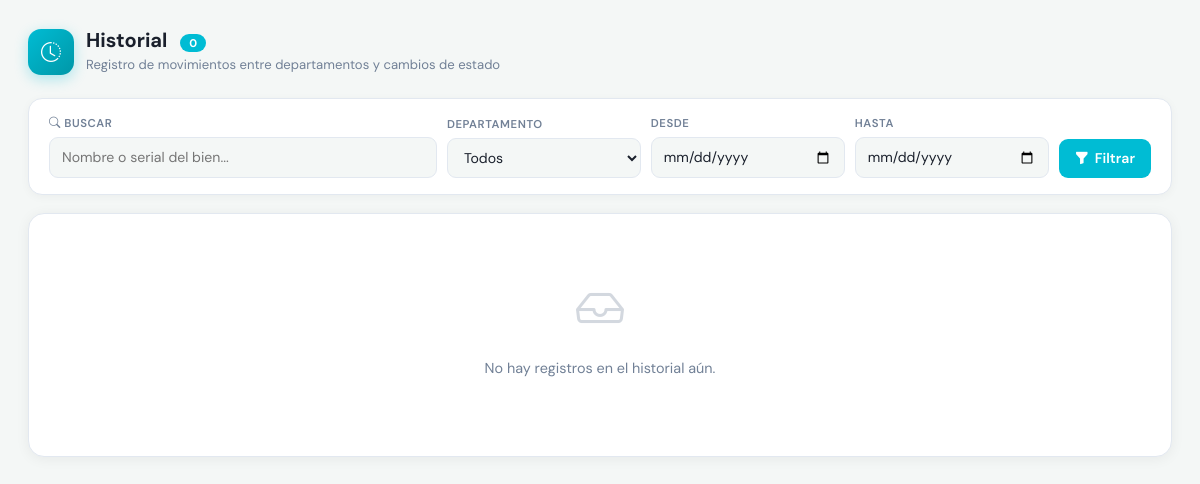
The page /formularios/f_historial.php (signed in) on the database as committed earlier.
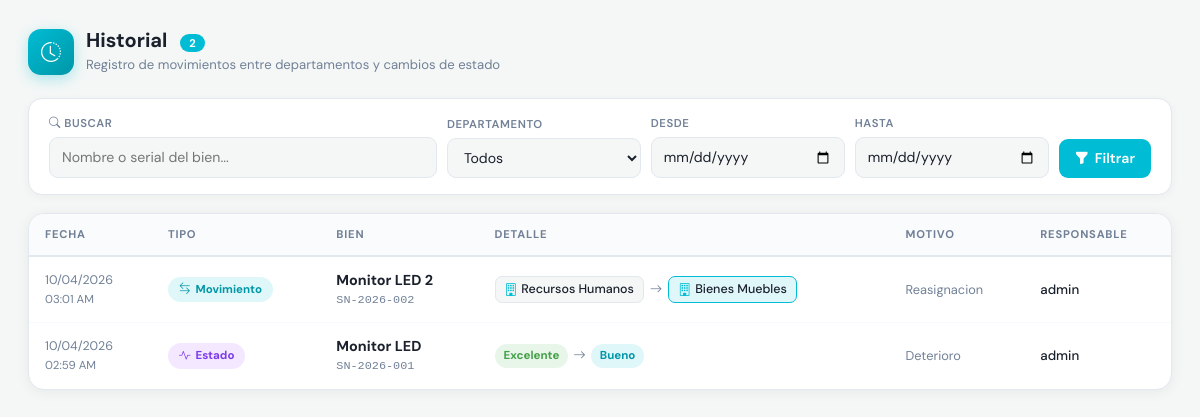
The same page on the database as committed later.
### tables this page shows
CREATE TABLE `movimientos` (
  `id_movimiento` int(11) NOT NULL,
  `id_articulo` int(11) NOT NULL,
  `id_departamento_origen` int(11) NOT NULL,
  `id_departamento_destino` int(11) NOT NULL,
  `fecha_movimiento` timestamp NOT NULL DEFAULT CURRENT_TIMESTAMP,
  `motivo` text,
  `id_usuario_responsable` int(11) NOT NULL
);

CREATE TABLE `articulos` (
  `id_articulo` int(11) NOT NULL,
  `id_categoria` int(11) NOT NULL,
  `id_departamento` int(11) NOT NULL,
  `serial` varchar(100) NOT NULL,
  `nombre` varchar(150) NOT NULL DEFAULT '',
  `especificaciones` longtext,
  `estado` enum('excelente','bueno','regular','malo','baja') NOT NULL DEFAULT 'bueno',
  `fecha_adquisicion` date DEFAULT NULL,
  `valor_adquisicion` decimal(10,2) DEFAULT NULL,
  `moneda` varchar(10) DEFAULT '$',
  `observaciones` text,
  `fecha_registro` timestamp NOT NULL DEFAULT CURRENT_TIMESTAMP,
  `id_usuario_registro` int(11) NOT NULL,
  `activo` tinyint(1) NOT NULL DEFAULT '1'
);

CREATE TABLE `departamentos` (
  `id_departamento` int(11) NOT NULL,
  `nombre_departamento` varchar(100) NOT NULL,
  `descripcion` text,
  `responsable` varchar(100) DEFAULT NULL,
  `activo` tinyint(1) NOT NULL DEFAULT '1'
);

CREATE TABLE `usuarios` (
  `id_usuario` int(11) NOT NULL,
  `nombre_usuario` varchar(50) NOT NULL,
  `contraseña` varchar(255) NOT NULL,
  `nombre_completo` varchar(100) NOT NULL,
  `nivel_acceso` enum('admin','usuario') NOT NULL DEFAULT 'usuario',
  `fecha_creacion` timestamp NOT NULL DEFAULT CURRENT_TIMESTAMP,
  `activo` tinyint(1) NOT NULL DEFAULT '1'
);

CREATE TABLE `historial_estados` (
  `id_historial` int(11) NOT NULL,
  `id_articulo` int(11) NOT NULL,
  `estado_anterior` enum('excelente','bueno','regular','malo','baja') DEFAULT NULL,
  `estado_nuevo` enum('excelente','bueno','regular','malo','baja') NOT NULL,
  `fecha_cambio` timestamp NOT NULL DEFAULT CURRENT_TIMESTAMP,
  `motivo` text,
  `id_usuario_cambio` int(11) NOT NULL
);

### formularios/f_historial.php (the view, shortened to what the changed rows need)
<?php
include '../db.php';
$filtro_serial = isset($_GET['serial']) ? trim($_GET['serial']) : '';
$filtro_depto  = isset($_GET['depto'])  ? (int)$_GET['depto']  : 0;
$filtro_desde  = isset($_GET['desde'])  ? trim($_GET['desde'])  : '';
$filtro_hasta  = isset($_GET['hasta'])  ? trim($_GET['hasta'])  : '';
$where_m  = ["1=1"];
$params_m = [];
$sqlMov = "SELECT
               m.fecha_movimiento  AS fecha,
               a.nombre            AS nombre_bien,
               a.serial,
               d1.nombre_departamento AS dep_origen,
               d2.nombre_departamento AS dep_destino,
               m.motivo,
               u.nombre_completo   AS responsable
           FROM movimientos m
           JOIN articulos    a  ON m.id_articulo             = a.id_articulo
           JOIN departamentos d1 ON m.id_departamento_origen  = d1.id_departamento
           JOIN departamentos d2 ON m.id_departamento_destino = d2.id_departamento
           JOIN usuarios      u  ON m.id_usuario_responsable  = u.id_usuario
           WHERE " . implode(' AND ', $where_m) . "
           ORDER BY m.fecha_movimiento DESC";
$stmtM = $pdo->prepare($sqlMov);
$stmtM->execute($params_m);
$movimientos = $stmtM->fetchAll(PDO::FETCH_ASSOC);
$where_h  = ["1=1"];
$params_h = [];
$sqlHist = "SELECT
                h.fecha_cambio   AS fecha,
                a.nombre         AS nombre_bien,
                a.serial,
                h.estado_anterior,
                h.estado_nuevo,
                h.motivo,
                u.nombre_completo AS responsable
            FROM historial_estados h
            JOIN articulos a ON h.id_articulo      = a.id_articulo
            JOIN usuarios  u ON h.id_usuario_cambio = u.id_usuario
            WHERE " . implode(' AND ', $where_h) . "
            ORDER BY h.fecha_cambio DESC";
$stmtH = $pdo->prepare($sqlHist);
$stmtH->execute($params_h);
$cambios_estado = $stmtH->fetchAll(PDO::FETCH_ASSOC);
$registros = [];
foreach ($movimientos as $r) {
    $r['tipo'] = 'movimiento';
    $registros[] = $r;
}
foreach ($cambios_estado as $r) {
    $r['tipo'] = 'estado';
    $registros[] = $r;
}
usort($registros, function($a, $b) {
    return strtotime($b['fecha']) - strtotime($a['fecha']);
});
$est_cfg = [
    'excelente' => ['bg' => '#e8f5e9', 'color' => '#43a047'],
    'bueno'     => ['bg' => '#e0f7fa', 'color' => '#0097a7'],
    'regular'   => ['bg' => '#fff3e0', 'color' => '#fb8c00'],
    'malo'      => ['bg' => '#ffebee', 'color' => '#e53935'],
    'baja'      => ['bg' => '#f5f5f5', 'color' => '#9e9e9e'],
];
?>
<!DOCTYPE html>
<html lang="es">
<head>
    <link rel="stylesheet" href="../bootstrap.css">
    <link rel="stylesheet" href="https://cdn.jsdelivr.net/npm/bootstrap-icons@1.11.0/font/bootstrap-icons.css">
</head>
<body>
<div class="page-header">
    <div>
        <h4>Historial <span class="count-badge"><?= count($registros) ?></span></h4>
    </div>
</div>
<div class="table-card">
    <div class="table-wrap">
        <?php if (empty($registros)): ?>
        <div class="empty-state">
            <i class="bi bi-inbox"></i>
            <p>No hay registros en el historial<?= ($filtro_serial || $filtro_depto || $filtro_desde || $filtro_hasta) ? ' con los filtros aplicados' : ' aún' ?>.</p>
        </div>
        <?php else: ?>
        <table>
            <thead>
                <tr>
                    <th>Fecha</th>
                    <th>Tipo</th>
                    <th>Bien</th>
                    <th>Detalle</th>
                    <th>Motivo</th>
                    <th>Responsable</th>
                </tr>
            </thead>
            <tbody>
            <?php foreach ($registros as $r): ?>
            <tr>
                <td class="fecha-cell">
                    <?= date('d/m/Y', strtotime($r['fecha'])) ?><br>
                    <span style="color:var(--muted);font-size:0.72rem;">
                        <?= date('h:i A', strtotime($r['fecha'])) ?>
                    </span>
                </td>
                <td>
                    <?php if ($r['tipo'] === 'movimiento'): ?>
                        <span class="badge-tipo badge-mov">
                            <i class="bi bi-arrow-left-right"></i> Movimiento
                        </span>
                    <?php else: ?>
                        <span class="badge-tipo badge-est">
                            <i class="bi bi-activity"></i> Estado
                        </span>
                    <?php endif; ?>
                </td>
                <td>
                    <div class="bien-nombre"><?= htmlspecialchars($r['nombre_bien'] ?: '—') ?></div>
                    <div class="bien-serial"><?= htmlspecialchars($r['serial']) ?></div>
                </td>
                <td>
                    <?php if ($r['tipo'] === 'movimiento'): ?>
                        <div class="depto-flow">
                            <span class="depto-tag">
                                <i class="bi bi-building"></i>
                                <?= htmlspecialchars($r['dep_origen']) ?>
                            </span>
                            <i class="bi bi-arrow-right arrow-icon"></i>
                            <span class="depto-tag" style="border-color:var(--cyan);background:var(--cyan-l);">
                                <i class="bi bi-building"></i>
                                <?= htmlspecialchars($r['dep_destino']) ?>
                            </span>
                        </div>
                    <?php else: ?>
                        <?php
                        $ea = isset($est_cfg[$r['estado_anterior']]) ? $est_cfg[$r['estado_anterior']] : ['bg'=>'#eee','color'=>'#999'];
                        $en = isset($est_cfg[$r['estado_nuevo']])    ? $est_cfg[$r['estado_nuevo']]    : ['bg'=>'#eee','color'=>'#999'];
                        ?>
                        <div style="display:flex;align-items:center;gap:5px;flex-wrap:wrap;">
                            <?php if ($r['estado_anterior']): ?>
                            <span class="badge-estado" style="background:<?= $ea['bg'] ?>;color:<?= $ea['color'] ?>">
                                <?= ucfirst($r['estado_anterior']) ?>
                            </span>
                            <i class="bi bi-arrow-right arrow-icon"></i>
                            <?php endif; ?>
                            <span class="badge-estado" style="background:<?= $en['bg'] ?>;color:<?= $en['color'] ?>">
                                <?= ucfirst($r['estado_nuevo']) ?>
                            </span>
                        </div>
                    <?php endif; ?>
                </td>
                <td class="motivo-cell" title="<?= htmlspecialchars($r['motivo']) ?>">
                    <?= htmlspecialchars($r['motivo'] ?: '—') ?>
                </td>
                <td style="font-size:0.83rem;color:var(--text);font-weight:500;">
                    <?= htmlspecialchars($r['responsable']) ?>
                </td>
            </tr>
            <?php endforeach; ?>
            </tbody>
        </table>
        <?php endif; ?>
    </div>
</div>
</body>
</html>

Rows that differ between the two databases and show on the page:
added movimientos: fecha_movimiento "10/04/2026", fecha_movimiento "03:01 AM", shows "Movimiento", id_articulo.nombre "Monitor LED 2", id_articulo.serial "SN-2026-002", id_departamento_origen.nombre_departamento "Recursos Humanos", id_departamento_destino.nombre_departamento "Bienes Muebles", motivo "Reasignacion", id_usuario_responsable.nombre_completo "admin"
added historial_estados: fecha_cambio "10/04/2026", fecha_cambio "02:59 AM", shows "Estado", id_articulo.nombre "Monitor LED", id_articulo.serial "SN-2026-001", estado_anterior "Excelente", estado_nuevo "Bueno", motivo "Deterioro", id_usuario_cambio.nombre_completo "admin"
Other text that changed with them:
count($registros): "0" → "2"
text no longer shown: "No hay registros en el historial aún ."
text now shown: "FECHA TIPO BIEN DETALLE MOTIVO RESPONSABLE"
